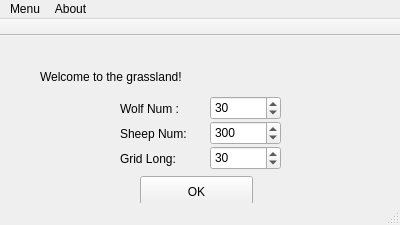
<?xml version="1.0" encoding="UTF-8"?>
<ui version="4.0">
 <class>MainWindow</class>
 <widget class="QMainWindow" name="MainWindow">
  <property name="geometry">
   <rect>
    <x>0</x>
    <y>0</y>
    <width>400</width>
    <height>225</height>
   </rect>
  </property>
  <property name="windowTitle">
   <string>Wolf and Sheep</string>
  </property>
  <widget class="QWidget" name="centralWidget">
   <widget class="QLabel" name="label">
    <property name="geometry">
     <rect>
      <x>40</x>
      <y>20</y>
      <width>321</width>
      <height>41</height>
     </rect>
    </property>
    <property name="styleSheet">
     <string notr="true">font: 24pt &quot;Hiragino Sans GB&quot;;</string>
    </property>
    <property name="text">
     <string>Welcome to the grassland!</string>
    </property>
   </widget>
   <widget class="QLabel" name="label_2">
    <property name="geometry">
     <rect>
      <x>120</x>
      <y>65</y>
      <width>81</width>
      <height>16</height>
     </rect>
    </property>
    <property name="text">
     <string>Wolf Num :</string>
    </property>
   </widget>
   <widget class="QLabel" name="label_3">
    <property name="geometry">
     <rect>
      <x>120</x>
      <y>90</y>
      <width>81</width>
      <height>16</height>
     </rect>
    </property>
    <property name="text">
     <string>Sheep Num:</string>
    </property>
   </widget>
   <widget class="QLabel" name="label_4">
    <property name="geometry">
     <rect>
      <x>120</x>
      <y>115</y>
      <width>81</width>
      <height>16</height>
     </rect>
    </property>
    <property name="text">
     <string>Grid Long:</string>
    </property>
   </widget>
   <widget class="QPushButton" name="pushButton">
    <property name="geometry">
     <rect>
      <x>140</x>
      <y>140</y>
      <width>113</width>
      <height>32</height>
     </rect>
    </property>
    <property name="text">
     <string>OK</string>
    </property>
   </widget>
   <widget class="QLabel" name="cover">
    <property name="geometry">
     <rect>
      <x>0</x>
      <y>0</y>
      <width>0</width>
      <height>0</height>
     </rect>
    </property>
    <property name="styleSheet">
     <string notr="true">background-color:rgb(200, 255, 245)</string>
    </property>
    <property name="text">
     <string/>
    </property>
   </widget>
   <widget class="QSpinBox" name="spinBox_1">
    <property name="geometry">
     <rect>
      <x>210</x>
      <y>60</y>
      <width>71</width>
      <height>24</height>
     </rect>
    </property>
    <property name="minimum">
     <number>1</number>
    </property>
    <property name="maximum">
     <number>100</number>
    </property>
    <property name="value">
     <number>30</number>
    </property>
   </widget>
   <widget class="QSpinBox" name="spinBox_2">
    <property name="geometry">
     <rect>
      <x>210</x>
      <y>85</y>
      <width>71</width>
      <height>24</height>
     </rect>
    </property>
    <property name="minimum">
     <number>1</number>
    </property>
    <property name="maximum">
     <number>10000</number>
    </property>
    <property name="value">
     <number>300</number>
    </property>
   </widget>
   <widget class="QSpinBox" name="spinBox_3">
    <property name="geometry">
     <rect>
      <x>210</x>
      <y>110</y>
      <width>71</width>
      <height>24</height>
     </rect>
    </property>
    <property name="minimum">
     <number>1</number>
    </property>
    <property name="maximum">
     <number>100</number>
    </property>
    <property name="value">
     <number>30</number>
    </property>
   </widget>
  </widget>
  <widget class="QMenuBar" name="menuBar">
   <property name="geometry">
    <rect>
     <x>0</x>
     <y>0</y>
     <width>400</width>
     <height>22</height>
    </rect>
   </property>
   <property name="baseSize">
    <size>
     <width>0</width>
     <height>0</height>
    </size>
   </property>
   <property name="cursor">
    <cursorShape>ArrowCursor</cursorShape>
   </property>
   <widget class="QMenu" name="menuMenu">
    <property name="title">
     <string>Menu</string>
    </property>
    <addaction name="actionStart"/>
    <addaction name="actionPause"/>
    <addaction name="actionStop"/>
    <addaction name="separator"/>
   </widget>
   <widget class="QMenu" name="menuAbout">
    <property name="title">
     <string>About</string>
    </property>
    <addaction name="actionAbout_App"/>
    <addaction name="actionAbout_Me"/>
   </widget>
   <addaction name="menuMenu"/>
   <addaction name="menuAbout"/>
  </widget>
  <widget class="QToolBar" name="mainToolBar">
   <property name="enabled">
    <bool>false</bool>
   </property>
   <property name="movable">
    <bool>false</bool>
   </property>
   <property name="allowedAreas">
    <set>Qt::NoToolBarArea</set>
   </property>
   <attribute name="toolBarArea">
    <enum>TopToolBarArea</enum>
   </attribute>
   <attribute name="toolBarBreak">
    <bool>false</bool>
   </attribute>
  </widget>
  <widget class="QStatusBar" name="statusBar"/>
  <action name="actionStart">
   <property name="enabled">
    <bool>true</bool>
   </property>
   <property name="text">
    <string>Start</string>
   </property>
   <property name="shortcut">
    <string>Meta+S</string>
   </property>
  </action>
  <action name="actionPause">
   <property name="text">
    <string>Pause</string>
   </property>
   <property name="shortcut">
    <string>Meta+P</string>
   </property>
  </action>
  <action name="actionAbout_App">
   <property name="text">
    <string>Introduction...</string>
   </property>
   <property name="shortcut">
    <string>Shift+I</string>
   </property>
  </action>
  <action name="actionAbout_Me">
   <property name="icon">
    <iconset resource="resource.qrc">
     <normaloff>:/jpg/favicon.ico</normaloff>:/jpg/favicon.ico</iconset>
   </property>
   <property name="text">
    <string>Author...</string>
   </property>
   <property name="shortcut">
    <string>Shift+M</string>
   </property>
  </action>
  <action name="actionStop">
   <property name="text">
    <string>Stop</string>
   </property>
   <property name="shortcut">
    <string>Meta+X</string>
   </property>
  </action>
 </widget>
 <layoutdefault spacing="6" margin="11"/>
 <resources>
  <include location="resource.qrc"/>
 </resources>
 <connections/>
</ui>
